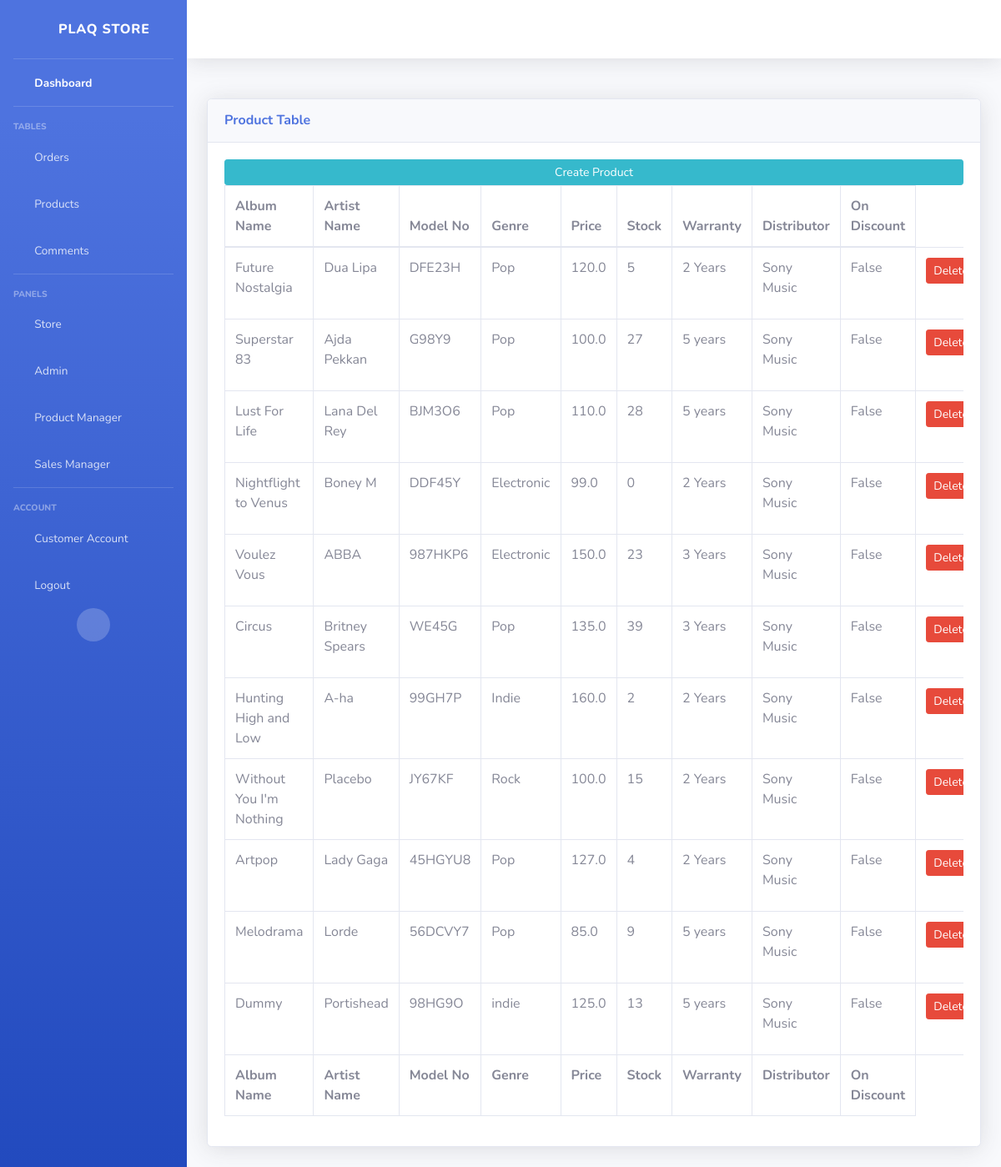
The page /product-manager/ (signed in) on the database its author committed.
### store/models.py (models this page shows, shortened)
class Product(models.Model):
    model_no = models.CharField(max_length=200, blank=True, null=True)
    album_name = models.CharField(max_length=200, blank=False)
    artist_name = models.CharField(max_length=200, blank=False)
    description = models.CharField(max_length=500, blank=True, null=True)
    genre = models.CharField(max_length=200, blank=True, null=True)
    warranty = models.CharField(max_length=200, blank=True, null=True)
    distributor = models.CharField(max_length=200, blank=True, null=True)
    price = models.FloatField()
    stock = models.IntegerField(default=0, null=True, blank=True)
    onDiscount = models.BooleanField(default= False)
    image = models.ImageField(blank=True, null=True)

### mysite/decorators.py (the view)
    def wrapper_func(request, *args, **kwargs):
        group_list = []
        user = request.user
        for groups in user.groups.all():
            group_list.append(groups.name)
        if 'product manager' in group_list:
            return view_func(request, *args, **kwargs)
        else:
            return redirect('store')

### managers/views.py (called while the page is built)
@product_manager
def pmTables(request):
    products = Product.objects.all()
    context={'products': products}
    return render(request, "managers/tables.html", context)

### managers/templates/managers/tables.html (shortened to what this page needs)
{% include 'managers/base.html' %}
{% load static %}
{%block content%}
<div class="card shadow mb-4">
    <div class="card-header py-3">
        <h6 class="m-0 font-weight-bold text-primary">Product Table</h6>
    </div>
    <div class="card-body">
        <a class="btn btn-info  btn-sm btn-block" href="{% url 'create_product' %}">Create Product</a>
        <div class="table-responsive">
            <table class="table table-bordered" id="dataTable" width="100%" cellspacing="0">
                <thead>
                    <tr>
                        <th>Album Name</th>
                        <th>Artist Name</th>
                        <th>Model No</th>
                        <th>Genre</th>
                        <th>Price</th>
                        <th>Stock</th>
                        <th>Warranty</th>
                        <th>Distributor</th>
                        <th>On Discount</th>
                    </tr>
                </thead>
                <tfoot>
                    <tr>
                        <th>Album Name</th>
                        <th>Artist Name</th>
                        <th>Model No</th>
                        <th>Genre</th>
                        <th>Price</th>
                        <th>Stock</th>
                        <th>Warranty</th>
                        <th>Distributor</th>
                        <th>On Discount</th>
                    </tr>
                </tfoot>
                <tbody>
                    {% for product in products %}
                    <tr>
                        <td>{{product.album_name}}</td>
                        <td>{{product.artist_name}}</td>
                        <td>{{product.model_no}}</td>
                        <td>{{product.genre}}</td>
                        <td>{{product.price}}</td>
                        <td>{{product.stock}}</td>
                        <td>{{product.warranty}}</td>
                        <td>{{product.distributor}}</td>
                        <td>{{product.onDiscount}}</td>
                        <td><a class="btn btn-sm btn-danger" href="{% url 'delete_product' product.id %}">Delete</a></td>
                    </tr>
                    {% endfor %}
                </tbody>
            </table>
        </div>
    </div>
</div>
{%endblock content %}

### managers/templates/managers/base.html (shortened to what this page needs)
<!DOCTYPE html>
<html lang="en">
{%load static %}
<head>
    <link href="{% static 'vendor/fontawesome-free/css/all.min.css' %}" rel="stylesheet" type="text/css">
    <link href="{% static 'css/sb-admin-2.min.css' %}" rel="stylesheet">
</head>
<body id="page-top">
    <div id="wrapper">
        <ul class="navbar-nav bg-gradient-primary sidebar sidebar-dark accordion" id="accordionSidebar">
            <a class="sidebar-brand d-flex align-items-center justify-content-center" href="/product-manager">
                <div class="sidebar-brand-icon rotate-n-15">
                    <i class="fas fa-laugh-wink"></i>
                </div>
                <div class="sidebar-brand-text mx-3">PLAQ Store</div>
            </a>
            <hr class="sidebar-divider my-0">
            <li class="nav-item active">
                <a class="nav-link" href="/product-manager">
                    <i class="fas fa-fw fa-tachometer-alt"></i>
                    <span>Dashboard</span></a>
            </li>
            <hr class="sidebar-divider">
            <div class="sidebar-heading">
                Tables
            </div>
            <li class="nav-item">
                <a class="nav-link" href="/orders">
                    <i class="fas fa-fw fa-table"></i>
                    <span>Orders</span></a>
            </li>
            <li class="nav-item">
                <a class="nav-link" href="/tables">
                    <i class="fas fa-fw fa-table"></i>
                    <span>Products</span></a>
            </li>
            <li class="nav-item">
                <a class="nav-link" href="/comments">
                    <i class="fas fa-fw fa-table"></i>
                    <span>Comments</span></a>
            </li>
            <hr class="sidebar-divider d-none d-md-block">
            <div class="sidebar-heading">
                Panels
            </div>
            <li class="nav-item">
                <a class="nav-link" href="/">
                    <i class="fas fa-fw fa-cart-arrow-down"></i>
                    <span>Store</span></a>
            </li>
            {% if user.is_superuser%}
            <li class="nav-item">
                <a class="nav-link" href="#">
                    <i class="fas fa-fw fa-user-shield"></i>
                    <span>Admin</span></a>
            </li>
            {% endif%}
            {% for group in user.groups.all %}
                {% if group.name == 'product manager' %}
                    <li class="nav-item">
                        <a class="nav-link" href="/product-manager">
                            <i class="fas fa-fw fa-box-open"></i>
                            <span>Product Manager</span></a>
                    </li>
                {%elif group.name == 'sales manager' %}
                    <li class="nav-item">
                        <a class="nav-link" href="/sales-manager">
                            <i class="fas fa-fw fa-cash-register"></i>
                            <span>Sales Manager</span></a>
                    </li>
                {%endif%}
            {%endfor%}
            <hr class="sidebar-divider d-none d-md-block">
            <div class="sidebar-heading">
                Account
            </div>
            <li class="nav-item">
                <a class="nav-link" href="/account">
                    <i class="fas fa-fw fa-address-card"></i>
                    <span>Customer Account</span></a>
            </li>
            <li class="nav-item">
                <a class="nav-link" href="/logout">
                    <i class="fas fa-fw fa-sign-out-alt"></i>
                    <span>Logout</span></a>
            </li>
            <div class="text-center d-none d-md-inline">
                <button class="rounded-circle border-0" id="sidebarToggle"></button>
            </div>
        </ul>
        <div id="content-wrapper" class="d-flex flex-column">
            <div id="content">
                <nav class="navbar navbar-expand navbar-light bg-white topbar mb-4 static-top shadow">
                </nav>
                <div class="container-fluid">
                    <div class="row">
                    <div class="row">
        </div>
    </div>
</body>
</html>

### rows shown on the page
Product: album_name "Future Nostalgia", artist_name "Dua Lipa", model_no "DFE23H", genre "Pop", price "120.0", stock "5", warranty "2 Years", distributor "Sony Music", onDiscount "False"
Product: album_name "Superstar 83", artist_name "Ajda Pekkan", model_no "G98Y9", genre "Pop", price "100.0", stock "27", warranty "5 years", distributor "Sony Music", onDiscount "False"
Product: album_name "Lust For Life", artist_name "Lana Del Rey", model_no "BJM3O6", genre "Pop", price "110.0", stock "28", warranty "5 years", distributor "Sony Music", onDiscount "False"
Product: album_name "Nightflight to Venus", artist_name "Boney M", model_no "DDF45Y", genre "Electronic", price "99.0", stock "0", warranty "2 Years", distributor "Sony Music", onDiscount "False"
Product: album_name "Voulez Vous", artist_name "ABBA", model_no "987HKP6", genre "Electronic", price "150.0", stock "23", warranty "3 Years", distributor "Sony Music", onDiscount "False"
Product: album_name "Circus", artist_name "Britney Spears", model_no "WE45G", genre "Pop", price "135.0", stock "39", warranty "3 Years", distributor "Sony Music", onDiscount "False"
Product: album_name "Hunting High and Low", artist_name "A-ha", model_no "99GH7P", genre "Indie", price "160.0", stock "2", warranty "2 Years", distributor "Sony Music", onDiscount "False"
Product: album_name "Without You I'm Nothing", artist_name "Placebo", model_no "JY67KF", genre "Rock", price "100.0", stock "15", warranty "2 Years", distributor "Sony Music", onDiscount "False"
Product: album_name "Artpop", artist_name "Lady Gaga", model_no "45HGYU8", genre "Pop", price "127.0", stock "4", warranty "2 Years", distributor "Sony Music", onDiscount "False"
Product: album_name "Melodrama", artist_name "Lorde", model_no "56DCVY7", genre "Pop", price "85.0", stock "9", warranty "5 years", distributor "Sony Music", onDiscount "False"
Product: album_name "Dummy", artist_name "Portishead", model_no "98HG9O", genre "indie", price "125.0", stock "13", warranty "5 years", distributor "Sony Music", onDiscount "False"
